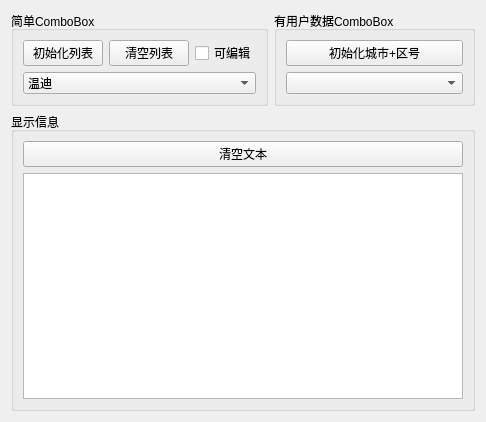
<?xml version="1.0" encoding="UTF-8"?>
<ui version="4.0">
 <class>Widget</class>
 <widget class="QWidget" name="Widget">
  <property name="geometry">
   <rect>
    <x>0</x>
    <y>0</y>
    <width>486</width>
    <height>422</height>
   </rect>
  </property>
  <property name="windowTitle">
   <string>原神</string>
  </property>
  <property name="windowIcon">
   <iconset resource="res.qrc">
    <normaloff>:/icon/yuanshen/yuanshen.png</normaloff>:/icon/yuanshen/yuanshen.png</iconset>
  </property>
  <layout class="QVBoxLayout" name="verticalLayout_3">
   <item>
    <layout class="QHBoxLayout" name="horizontalLayout">
     <item>
      <widget class="QGroupBox" name="groupBox">
       <property name="title">
        <string>简单ComboBox</string>
       </property>
       <layout class="QGridLayout" name="gridLayout">
        <item row="0" column="0">
         <widget class="QPushButton" name="btnInitItems_2">
          <property name="text">
           <string>初始化列表</string>
          </property>
         </widget>
        </item>
        <item row="0" column="1">
         <widget class="QPushButton" name="btnClear">
          <property name="text">
           <string>清空列表</string>
          </property>
         </widget>
        </item>
        <item row="0" column="2">
         <widget class="QCheckBox" name="chkEditable">
          <property name="text">
           <string>可编辑</string>
          </property>
         </widget>
        </item>
        <item row="1" column="0" colspan="3">
         <widget class="QComboBox" name="combItems">
          <item>
           <property name="text">
            <string>温迪</string>
           </property>
           <property name="icon">
            <iconset resource="res.qrc">
             <normaloff>:/icon/yuanshen/1.png</normaloff>:/icon/yuanshen/1.png</iconset>
           </property>
          </item>
          <item>
           <property name="text">
            <string>钟离</string>
           </property>
           <property name="icon">
            <iconset resource="res.qrc">
             <normaloff>:/icon/yuanshen/2.png</normaloff>:/icon/yuanshen/2.png</iconset>
           </property>
          </item>
          <item>
           <property name="text">
            <string>荧</string>
           </property>
           <property name="icon">
            <iconset resource="res.qrc">
             <normaloff>:/icon/yuanshen/3.png</normaloff>:/icon/yuanshen/3.png</iconset>
           </property>
          </item>
          <item>
           <property name="text">
            <string>派蒙</string>
           </property>
           <property name="icon">
            <iconset resource="res.qrc">
             <normaloff>:/icon/yuanshen/5.png</normaloff>:/icon/yuanshen/5.png</iconset>
           </property>
          </item>
          <item>
           <property name="text">
            <string>刻晴</string>
           </property>
           <property name="icon">
            <iconset resource="res.qrc">
             <normaloff>:/icon/yuanshen/4.png</normaloff>:/icon/yuanshen/4.png</iconset>
           </property>
          </item>
         </widget>
        </item>
       </layout>
      </widget>
     </item>
     <item>
      <widget class="QGroupBox" name="groupBox_2">
       <property name="title">
        <string>有用户数据ComboBox</string>
       </property>
       <layout class="QVBoxLayout" name="verticalLayout">
        <item>
         <widget class="QPushButton" name="btnInitCities">
          <property name="text">
           <string>初始化城市+区号</string>
          </property>
         </widget>
        </item>
        <item>
         <widget class="QComboBox" name="comboCities">
          <property name="placeholderText">
           <string>请选择一个人物</string>
          </property>
         </widget>
        </item>
       </layout>
      </widget>
     </item>
    </layout>
   </item>
   <item>
    <widget class="QGroupBox" name="groupBox_3">
     <property name="title">
      <string>显示信息</string>
     </property>
     <layout class="QVBoxLayout" name="verticalLayout_2">
      <item>
       <widget class="QPushButton" name="btnclear">
        <property name="text">
         <string>清空文本</string>
        </property>
       </widget>
      </item>
      <item>
       <widget class="QPlainTextEdit" name="plainTextEdit"/>
      </item>
     </layout>
    </widget>
   </item>
  </layout>
 </widget>
 <resources>
  <include location="res.qrc"/>
 </resources>
 <connections/>
</ui>
